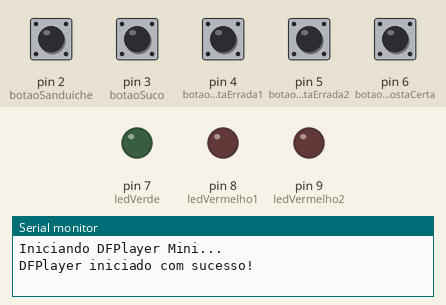
This sketch was run on a simulated Arduino Uno, built with avr-gcc and run on an emulated ATmega328P. Shown: output pins drawn as LEDs (lit = HIGH), the last lines printed to the serial monitor. Inputs (shaded band) come from the test bench; at power-on: pin 2 (botaoSanduiche), pin 3 (botaoSuco), pin 4 (botaoRespostaErrada1), pin 5 (botaoRespostaErrada2), pin 6 (botaoRespostaCerta) HIGH. The audio player accepts every command and is not drawn.

Above: at 1.7 s.
1.8 s: pin 4 (botaoRespostaErrada1) pulled LOW for 0.15 s
At 3.0 s:
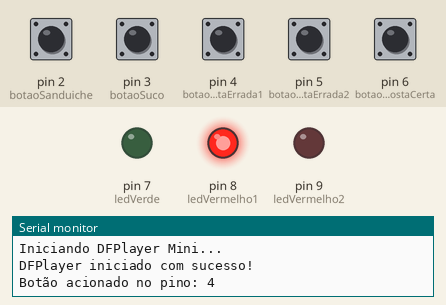
4.8 s: pin 5 (botaoRespostaErrada2) pulled LOW for 0.15 s
At 5.5 s:
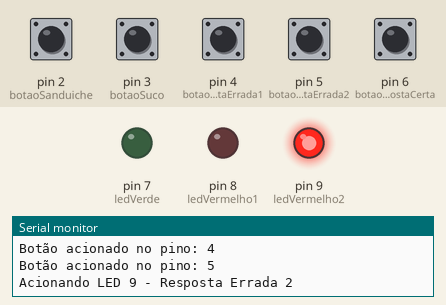
7.8 s: pin 6 (botaoRespostaCerta) pulled LOW for 0.15 s
At 8.9 s:
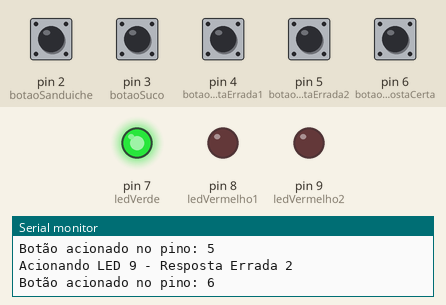
Timing chart, 0 to 10.8 s (numbered marks = the images above; inputs shaded):
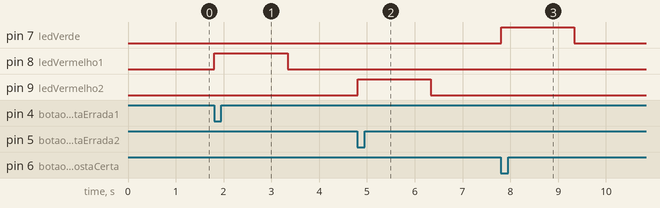

Measured:
- after the input at 1.8 s, pin 8 (ledVermelho1): LOW → HIGH at once, → LOW 1.5 s later
- after the input at 4.8 s, pin 9 (ledVermelho2): LOW → HIGH at once, → LOW 1.5 s later
- after the input at 7.8 s, pin 7 (ledVerde): LOW → HIGH at once, → LOW 1.5 s later

The sketch:

dificil_2_de_3.ino
```cpp
// Projeto TCC sem multiplexador
// Atividade Difícil - Página 2 com 5 botões e 3 LEDs

#include <SoftwareSerial.h>
#include <DFRobotDFPlayerMini.h>

// DFPlayer
SoftwareSerial mySerial(11, 10); // RX, TX
DFRobotDFPlayerMini mp3;

// Botões
const int botaoSanduiche = 2;
const int botaoSuco = 3;
const int botaoRespostaErrada1 = 4;
const int botaoRespostaErrada2 = 5;
const int botaoRespostaCerta = 6;

// LEDs
const int ledVerde = 7;
const int ledVermelho1 = 8;
const int ledVermelho2 = 9;

bool estadoAnterior[5] = {true, true, true, true, true};
unsigned long ultimoAcionamento[5] = {0, 0, 0, 0, 0};
const unsigned long debounceDelay = 250;

void setup() {
  pinMode(botaoSanduiche, INPUT_PULLUP);
  pinMode(botaoSuco, INPUT_PULLUP);
  pinMode(botaoRespostaErrada1, INPUT_PULLUP);
  pinMode(botaoRespostaErrada2, INPUT_PULLUP);
  pinMode(botaoRespostaCerta, INPUT_PULLUP);

  pinMode(ledVerde, OUTPUT);
  pinMode(ledVermelho1, OUTPUT);
  pinMode(ledVermelho2, OUTPUT);

  digitalWrite(ledVerde, LOW);
  digitalWrite(ledVermelho1, LOW);
  digitalWrite(ledVermelho2, LOW);

  Serial.begin(9600);
  mySerial.begin(9600);
  Serial.println("Iniciando DFPlayer Mini...");

  if (!mp3.begin(mySerial)) {
    Serial.println("Erro ao iniciar o DFPlayer. Verifique conexões e SD.");
    while (true);
  }

  mp3.volume(15);
  Serial.println("DFPlayer iniciado com sucesso!");
}

void loop() {
  verificarBotao(0, botaoSanduiche);
  verificarBotao(1, botaoSuco);
  verificarBotao(2, botaoRespostaErrada1);
  verificarBotao(3, botaoRespostaErrada2);
  verificarBotao(4, botaoRespostaCerta);
  delay(10);
}

void verificarBotao(int indice, int pino) {
  bool estadoAtual = digitalRead(pino) == LOW;
  unsigned long agora = millis();

  if (estadoAtual && !estadoAnterior[indice] && (agora - ultimoAcionamento[indice] > debounceDelay)) {
    ultimoAcionamento[indice] = agora;
    Serial.print("Botão acionado no pino: ");
    Serial.println(pino);

    switch (indice) {
      case 0:
        mp3.playMp3Folder(17); // Sanduíche por 10 reais
        delay(1500);
        break;
      case 1:
        mp3.playMp3Folder(19); // Suco por 5 reais
        delay(1500);
        break;
      case 2:
        digitalWrite(ledVermelho1, HIGH);
        mp3.playMp3Folder(15); // Tente novamente
        delay(1500);
        digitalWrite(ledVermelho1, LOW);
        break;
      case 3:
        Serial.println("Acionando LED 9 - Resposta Errada 2");
        digitalWrite(ledVermelho2, HIGH);
        mp3.playMp3Folder(15); // Tente novamente
        delay(1500);
        digitalWrite(ledVermelho2, LOW);
        break;
      case 4:
        digitalWrite(ledVerde, HIGH);
        mp3.playMp3Folder(14); // Parabéns (voz do menino)
        delay(1500);
        digitalWrite(ledVerde, LOW);
        break;
    }
  }

  estadoAnterior[indice] = estadoAtual;
}
```
